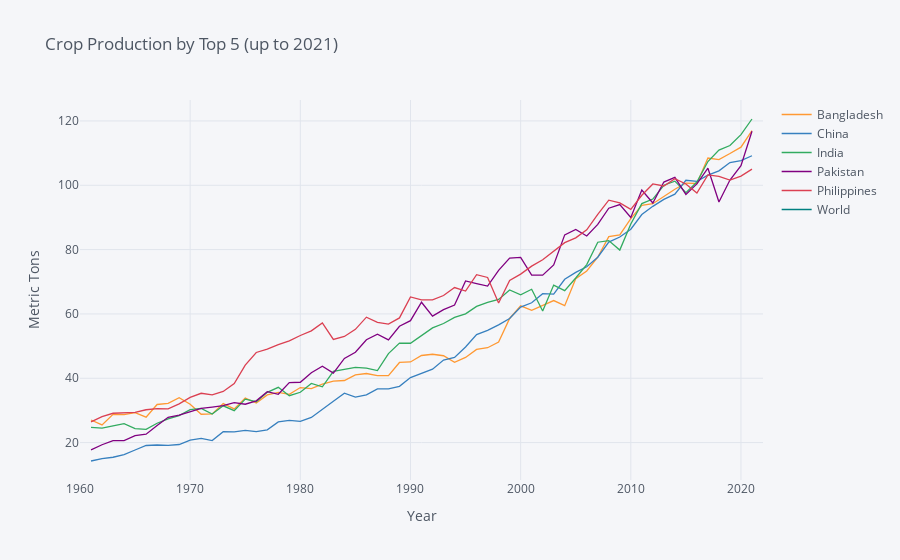

Notebook cell for this chart:
### Markdown cell above
# The crop production for the selected Countries

### Code cell
var_3 = {"AG.PRD.CROP.XD":"Crop index"}

crop = fix_date_index(wbdata.get_dataframe(var_3,country=selected_five)).squeeze().unstack('country')

crop.iplot(xTitle="Year",yTitle="Metric Tons",
              title="Crop Production by Top 5 (up to 2021)")
